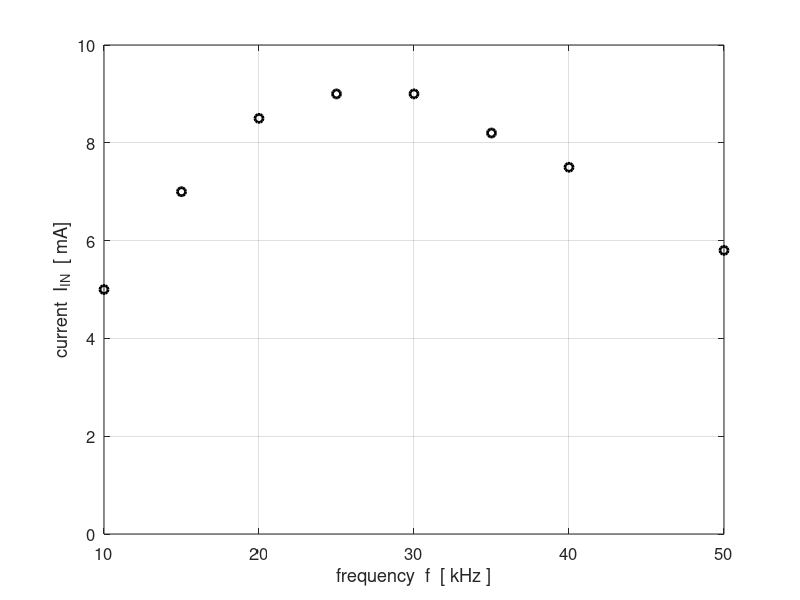
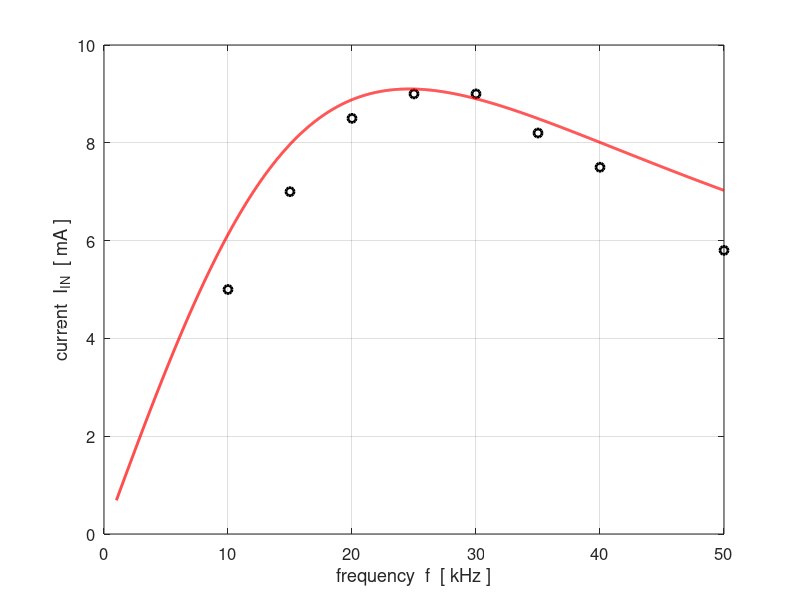

Recreate these plots in MATLAB, in order.
% CRLCp1.m

% Modelling a resonance circuit
% Parallel LC voltage divider circuit

% Ian Cooper
% School of Physics, University of Sydney
% email: ian.cooper@sydney.edu.au
% ../mphome.htm
% 171220 


clear all 
close all
clc

% ========================================================================
%   INPUTS   default values [ ]
% =======================================================================
% inductance Z1 [10e-3 H]
   L = 3.8e-3;
% capacitance Z2 [1.0e-8 F]
   C = 1.1e-8;  
% series resistance Z3 [ 1e2 ohms]    
   R = 1.1e3;
% OUTPUT (LOAD) resistance Z4 [1e6 ohms]
   ROUT = 1e6;


% input voltage emf [10 V]
   V_IN = 10;
% frequency range [2000 to 50e3 Hz   5000]   
   fMin =1e3; fMax = 50e3; N = 5000;
   

   
% Experimental Data  frequency [kHz}   current [mA]
fE = [10 15 20 25 30 35 40 50];     
IE = [5 7 8.5 9 9 8.2 7.5 5.8]; 

   
% =======================================================================  
%   CALCULATIONS
% =======================================================================   
   f = linspace(fMin,fMax, N); 
   w = (2*pi).*f;
   
% impedances
   Z1 = 1i .* w .* L;            % inductive impedance (reactance)
   Z2 = -1i ./ (w .*C);    % capacitive impedance (reactance)
   Z3 = R;                 % series resistance
   Z4 = ROUT;              % output or load resistance
  
   Z5 = 1./ (1./Z3 + 1./Z4);    % parallel combination
   Z6 = Z1 + Z2 + Z5;                % total circuit impedance

% currents [A] and voltages [V]
   I1 = V_IN ./ Z6;
   I2 = I1;
   V1 = I1 .* Z1;
   V2 = I2 .* Z2;
   V_OUT = V_IN - V1 - V2;
   V3 = V_OUT; V4 = V_OUT;
   I3 = V_OUT ./ Z3;
   I4 = V_OUT ./ Z4;
   
% phases
     phi_1   = angle(V1);
     phi_2   = angle(V2);
     phi_3   = angle(V3);
     
     theta_1 = angle(I1); 
     theta_2 = angle(I2);
     theta_3 = angle(I3);
     theta_4 = angle(I4);
    
% Resonance frequencies and Bandwidth calculations
   f0 = 1/(2*pi*sqrt(L*C));
   
   Ipeak = max(abs(I1));           % max input current
   k = find(abs(I1) == Ipeak);     % index for peak voltage gain
   f_peak = f(k);                  % frequency at peak 
 
   I3dB = Ipeak/sqrt(2);           % 3 dB points
   kB = find(abs(I1) > I3dB);       % indices for 3dB peak
   k1 = min(kB); f1 = f(k1);
   k2 = max(kB); f2 = f(k2);
   df = f2-f1;                   % bandwidth 
   Q = f0 / df;                  % quality factor
   
% P_OUT = V_OUT .* I2;          % power delivered to load
   P_OUT = V_OUT .* I4;  
   P_emf = V_IN .* I1;


  
% =======================================================================
%  OUTPUTS IN COMMAND WINDOW
% =======================================================================
  fprintf('theoretical resonance frequency f0 = %3.0f ohms \n',f0);
  fprintf('peak frequency f_peak = %3.0f ohms \n',f_peak);
  fprintf('half power frequencies f1 = %3.0f Hz  %3.0f  Hz \n',f1,f2);
  fprintf('bandwidth   df = %3.0f Hz \n',df);
  fprintf('quality factor  Q  =  %3.2f  \n',Q);
  


% =======================================================================
%   GRAPHICS
% =======================================================================
   fss = 12;
figure (1)   % 
   pos = [0.07 0.05 0.30 0.33];
   set(gcf,'Units','normalized');
   set(gcf,'Position',pos);
   set(gcf,'color','w');

   xP = fE; yP = IE;        % experimental data
   plot(xP, yP,'ko','linewidth',2);   
   
   grid on
   xlabel('frequency  f  [ kHz ]')
   ylabel('current  I_{IN}  [ mA]');
   set(gca,'yLim',[0 10]);
   set(gca,'fontsize',fss)
   
   
   figure (2)   % 
   pos = [0.47 0.05 0.30 0.33];
   set(gcf,'Units','normalized');
   set(gcf,'Position',pos);
   set(gcf,'color','w');

   xP = fE; yP = IE;        
   plot(xP, yP,'ko','linewidth',2);   
   hold on
   xP = f./1e3; yP = 1e3.*abs(I1);                     
   plot(xP, yP,'r','linewidth',2);   
   ylabel('current  I_{IN}  [ mA ]');
   grid on
   xlabel('frequency  f  [ kHz ]')
   set(gca,'fontsize',fss)
    
